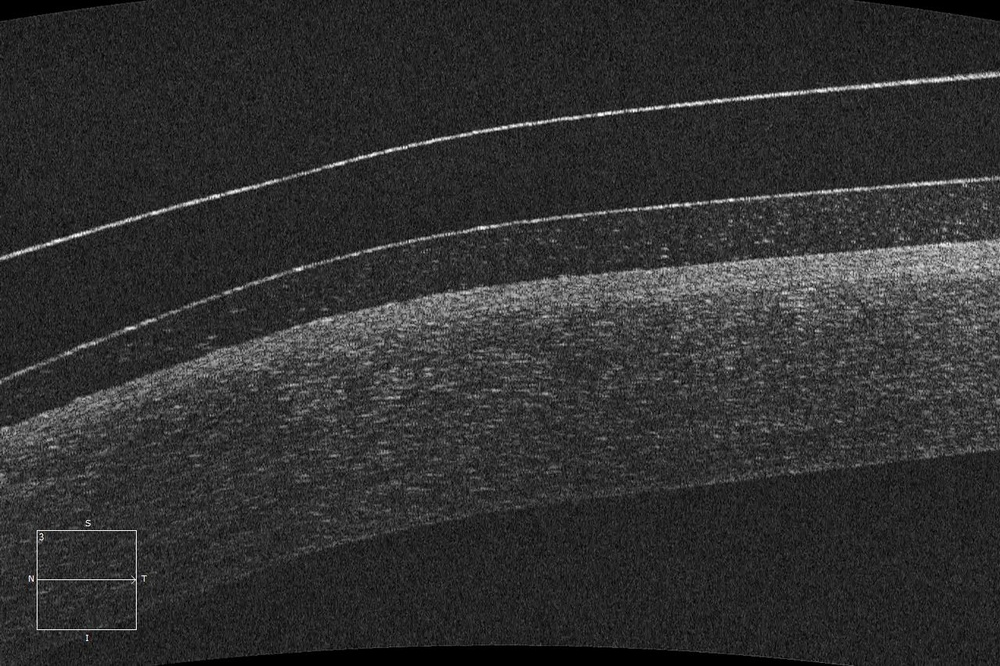
#> input picture Imagenes/im8.jpeg, 1000 x 666 px, shrunk from 1280 x 853 before the run, found by its file name
$ python p2.py
#> lines starting #> are read from the running program, lines starting #| are printed output that depends on the picture; after the words box and inside, x2 and y2 are one past the last pixel; in counts of white or black regions, pixels touching at a corner belong together
import numpy as np
import cv2 as cv


def processImage(route):
    img = cv.imread(route)
#> img is the input picture: shape (666, 1000, 3); mean B, G, R 48.5, 48.5, 48.5
    grayimg = cv.cvtColor(img, cv.COLOR_BGR2GRAY)
    return grayimg

#-------------------------------------------------------------------------------


def traceLimit(inImage, ratio, isExterLent):
    x = 0
    y = 10
    lines = []
    cont = 0
    while x < len(inImage[0]):
        while y < len(inImage)-3:

            if (inImage[y, x] == 255 and cont == 0):
                if (isExterLent):
                    aux = y
                    cont += 1
                    val = [x,y]
                    y += 20
                    continue
                else:
                    y += 20

                cont += 1

            if (inImage[y, x] == 255 and cont == 1):
                if (not isExterLent):
                    aux = y
                    cont += 1
                    val = [x,y]
                    y += 20
                    continue
                else:
                    y += 20

                cont += 1

            if (inImage[y, x] == 255 and cont == 2):
                val.append(y-aux)
                lines.append(val)
                val = 0
                cont = 0
                y = 20
                break

            y += 1

        y = 20
        x += ratio

    return lines


#-------------------------------------------------------------------------------


def printValues(values1, values2):
    val1 = []
    val2 = []

    for x in values1:
        val1.append(x[2])
    for y in values2:
        val2.append(y[2])

    print("Forma de las listas: [[valor x, valor y, distancia hasta cornea]]\n"
          "Valores obtenidos para la medición lente externa-cornea:\n")
    for h in values1:
        print(h)
    print("\nMedia para lente externa-cornea:",round(np.mean(val1),2))
    print("Mediana para lente externa-cornea:", np.median(val1))
    print("Desviación típica entre mediciones:", round(np.std(val1),2))
    print("\n\n#-------------------------------------------------------------")
    print("\n\nValores obtenidos para la medición lente interna-cornea:\n")
    for h in values2:
        print(h)
    print("\nMedia para lente interna-cornea:",round(np.mean(val2),2))
    print("Mediana para lente interna-cornea:", np.median(val2))
    print("Desviación típica entre mediciones:", round(np.std(val2),2))


#-------------------------------------------------------------------------------

def paintLines(colorImage, list, isExterLent):                   #Lista de la forma: [valor x, valor y, distancia de la linea]
    medianValues = []

    for h in list:
        medianValues.append(h[2])
    median = np.median(medianValues)

    for x in list:


        if (x[2]<median*0.9):
                if (isExterLent):
                    outImage[x[1]:x[1]+x[2],x[0]] = (255,0,0)
                else:
                    outImage[x[1]:x[1]+x[2],x[0]] = (200,0,0)

        elif (x[2]>median*1.1):
            if (isExterLent):
                outImage[x[1]:x[1]+x[2],x[0]] = (0,0,255)
            else:
                outImage[x[1]:x[1]+x[2],x[0]] = (0,0,200)

        else:
            if (isExterLent):
                outImage[x[1]:x[1]+x[2],x[0]] = (0,255,0)
            else:
                outImage[x[1]:x[1]+x[2],x[0]] = (0,200,0)

    return colorImage


#-------------------------------------------------------------------------------


route = r"/home/alex/Escritorio/VA-P2/Imagenes/im8.jpeg"
inImage = processImage(route)


#Parte 1: Limpieza de imagen

kernel = np.array([[1]*50]*50)


outImage = cv.GaussianBlur(inImage, (7,7), cv.BORDER_DEFAULT)
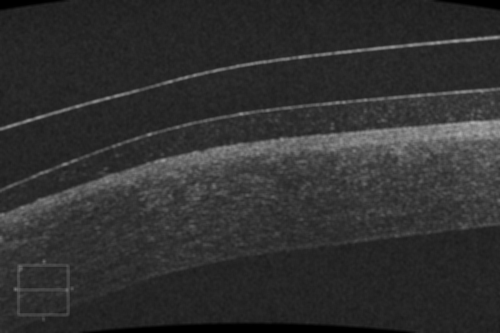
#> outImage: shape (666, 1000) (shown at 1/2 size); min 0, max 175, mean 48.5
outImage = cv.medianBlur(outImage, 9)
outImage = cv.morphologyEx(outImage, cv.MORPH_CLOSE, kernel)
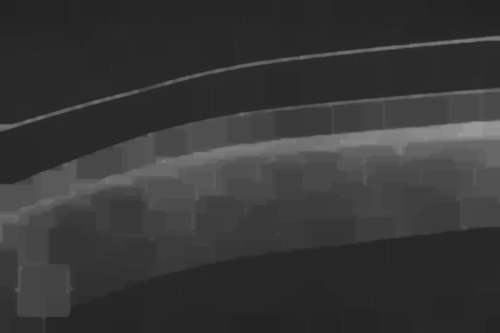
#> outImage: shape (666, 1000) (shown at 1/2 size); min 35, max 159, mean 55.4
outImage = cv.Canny(outImage,60, 130, 3)
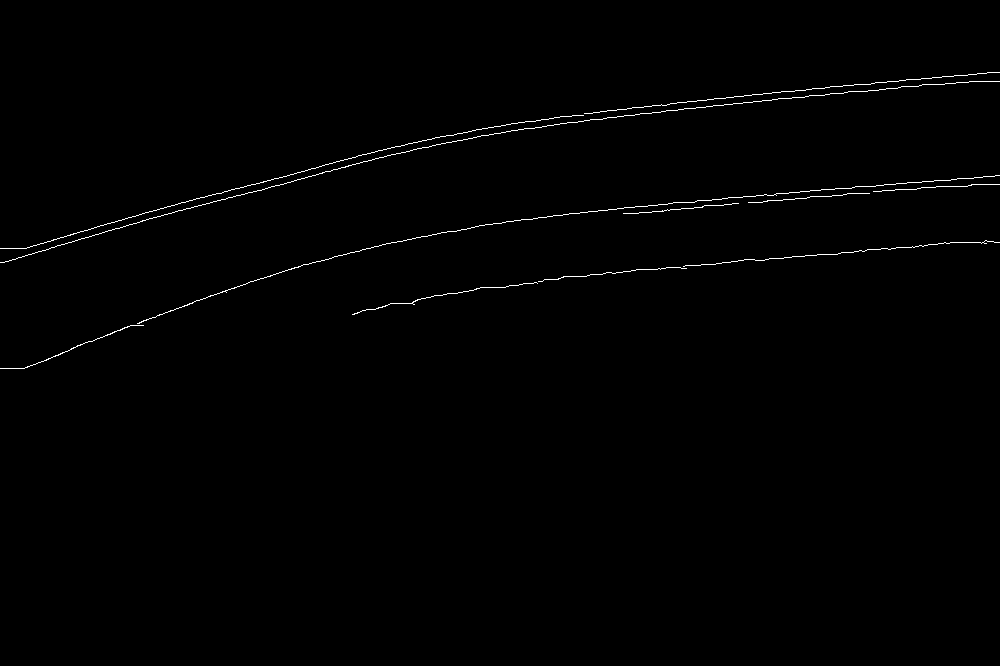
#> outImage: shape (666, 1000); 0.61% white in thin lines or dots, all inside (x1, y1, x2, y2) = (0, 72, 1000, 369)


#Parte 2: Obtención de datos

lines1 = traceLimit(outImage, 10, True)
#> the loop in traceLimit, `while x < len(inImage[0]):` made 100 passes
#> x on passes 1 to 8: 10, 20, 30, 40, 50, 60, 70, 80
#> after the loop in traceLimit, `while x < len(inImage[0]):`: cont = 0; lines = 82 items, first 6: [0, 248, 0], [20, 248, -2], [40, 243, -2], [60, 237, -3], [80, 231, -2], [100, 225, -2]; x = 1000
#> lines1 has the same summary as lines in traceLimit
lines2 = traceLimit(outImage, 5, False)
#> the loop in traceLimit (call 2), `while x < len(inImage[0]):` made 200 passes
#> x on passes 1 to 3: 5, 10, 15
#> lines2 = 164 items, first 6: [0, 368, -120], [10, 368, -120], [20, 368, -120], [30, 365, -120], [40, 362, -120], [50, 358, -119]
printValues(lines1,lines2)
#> the loop in printValues, `for x in values1:` made 82 passes
#> after the loop in printValues, `for x in values1:`: val1 = 82 values, max 169 at index 80, min -3 at index 3, mean 126.9
#> the loop in printValues, `for y in values2:` made 164 passes
#> after the loop in printValues, `for y in values2:`: val2 = 164 values, max 67 at index 163, min -120 at index 0, mean 26.27
#> the loop in printValues, `for h in values1:` made 82 passes
#> (printed output is left out)
#| Media para lente externa-cornea: 126.85
#| Mediana para lente externa-cornea: 162.0
#| Desviación típica entre mediciones: 68.59
#> the loop in printValues, `for h in values2:` made 164 passes
#> (printed output is left out)
#| Media para lente interna-cornea: 26.27
#| Mediana para lente interna-cornea: 63.0
#| Desviación típica entre mediciones: 70.45


#Parte 3: Visualización gráfica

outImage =  cv.cvtColor(outImage, cv.COLOR_GRAY2BGR)
outImage = paintLines(outImage, lines1, True)
#> the loop in paintLines, `for h in list:` made 82 passes
#> after the loop in paintLines, `for h in list:`: medianValues has the same summary as val1 in printValues
#> in paintLines, `median = np.median(medianValues)`: median = 162
#> the loop in paintLines, `for x in list:  ` made 82 passes
#> after the loop in paintLines, `for x in list:`:
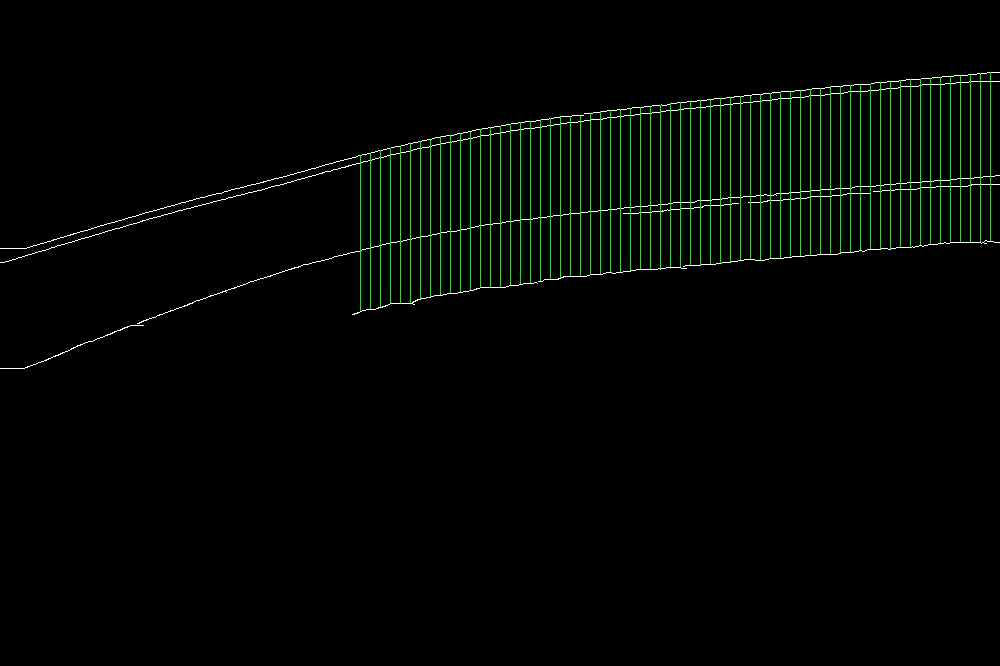
#> outImage: shape (666, 1000, 3); mean B, G, R 1.5, 5.5, 1.5
outImage = paintLines(outImage, lines2, False)
#> call 2 of paintLines, with isExterLent = False
#> the loop in paintLines (call 2), `for h in list:` made 164 passes
#> after the loop in paintLines (call 2), `for h in list:`: medianValues has the same summary as val2 in printValues
#> in paintLines (call 2), `median = np.median(medianValues)`: median = 63
#> the loop in paintLines (call 2), `for x in list:  ` made 164 passes
#> after the loop in paintLines (call 2), `for x in list:`:
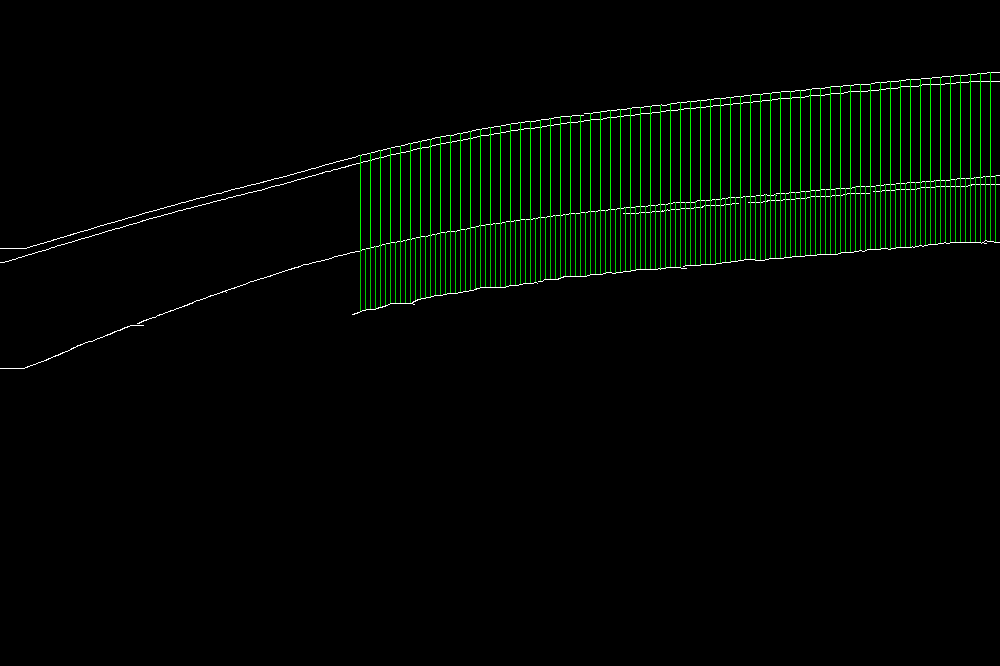
#> outImage: shape (666, 1000, 3); 1.22% of pixels changed, all inside (x1, y1, x2, y2) = (360, 175, 996, 311)


cv.imshow("Salida", outImage)
cv.waitKey(0)


#Cosas que faltan:

    #Encontrar los mejores parámetros para las funciones de procesado: Los de ahora
    #no están mal, pero en algunos casos borran la parte inferior de la córnea -> ¿Importante?

$ run again, with Imagenes/im1.jpeg copied over Imagenes/im8.jpeg
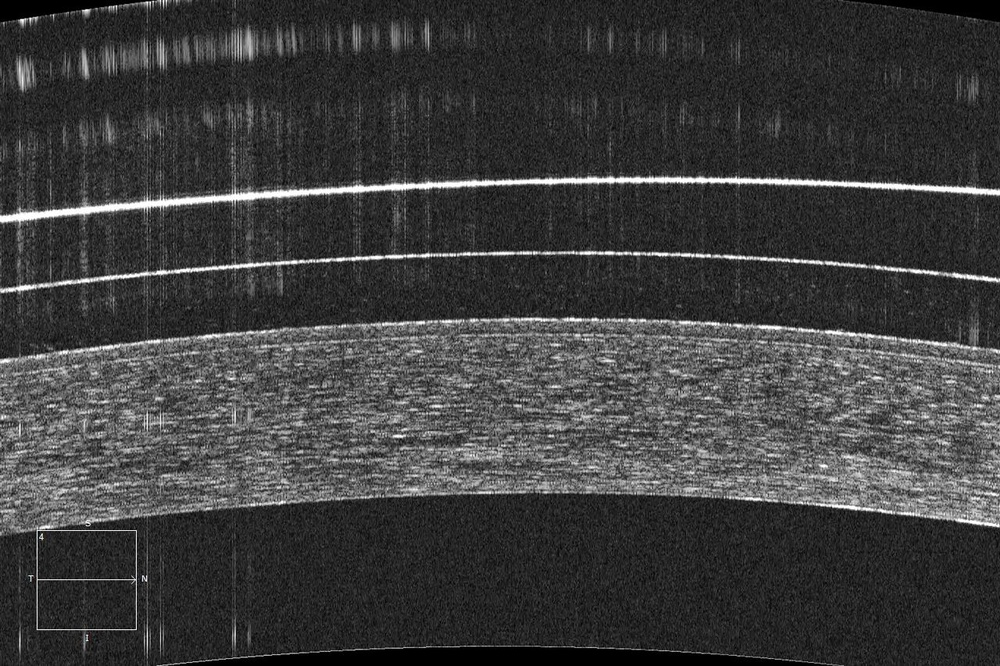
#> input picture Imagenes/im1.jpeg, 1000 x 666 px, shrunk from 1280 x 853 before the run, found by its file name
#> in processImage, img is the input picture: shape (666, 1000, 3); mean B, G, R 61.4, 61.4, 61.4
#> the loop in traceLimit, `while x < len(inImage[0]):` made 100 passes
#> x on passes 1 to 8: 10, 20, 30, 40, 50, 60, 70, 80
#> after the loop in traceLimit, `while x < len(inImage[0]):`: cont = 0; lines = 100 items, first 6: [0, 212, 144], [10, 212, 144], [20, 212, 144], [30, 212, 143], [40, 211, 143], [50, 210, 145]; x = 1000
#> lines1 has the same summary as lines in traceLimit
#> the loop in traceLimit (call 2), `while x < len(inImage[0]):` made 200 passes
#> x on passes 1 to 3: 5, 10, 15
#> lines2 = 200 items, first 6: [0, 285, 71], [5, 285, 71], [10, 285, 71], [15, 285, 71], [20, 285, 71], [25, 285, 71]
#> the loop in printValues, `for x in values1:` made 100 passes
#> after the loop in printValues, `for x in values1:`: val1 = 100 values, max 233 at index 25, min 137 at index 33, mean 144.5
#> the loop in printValues, `for y in values2:` made 200 passes
#> after the loop in printValues, `for y in values2:`: val2 = 200 values, max 73 at index 10, min 25 at index 33, mean 68.5
#> the loop in printValues, `for h in values1:` made 100 passes
#> (printed output is left out)
#| Media para lente externa-cornea: 144.48
#| Mediana para lente externa-cornea: 141.0
#| Desviación típica entre mediciones: 12.38
#> the loop in printValues, `for h in values2:` made 200 passes
#> (printed output is left out)
#| Media para lente interna-cornea: 68.5
#| Mediana para lente interna-cornea: 69.0
#| Desviación típica entre mediciones: 3.41
#> the loop in paintLines, `for h in list:` made 100 passes
#> after the loop in paintLines, `for h in list:`: medianValues has the same summary as val1 in printValues
#> median = 141
#> the loop in paintLines, `for x in list:  ` made 100 passes
#> after the loop in paintLines, `for x in list:`:
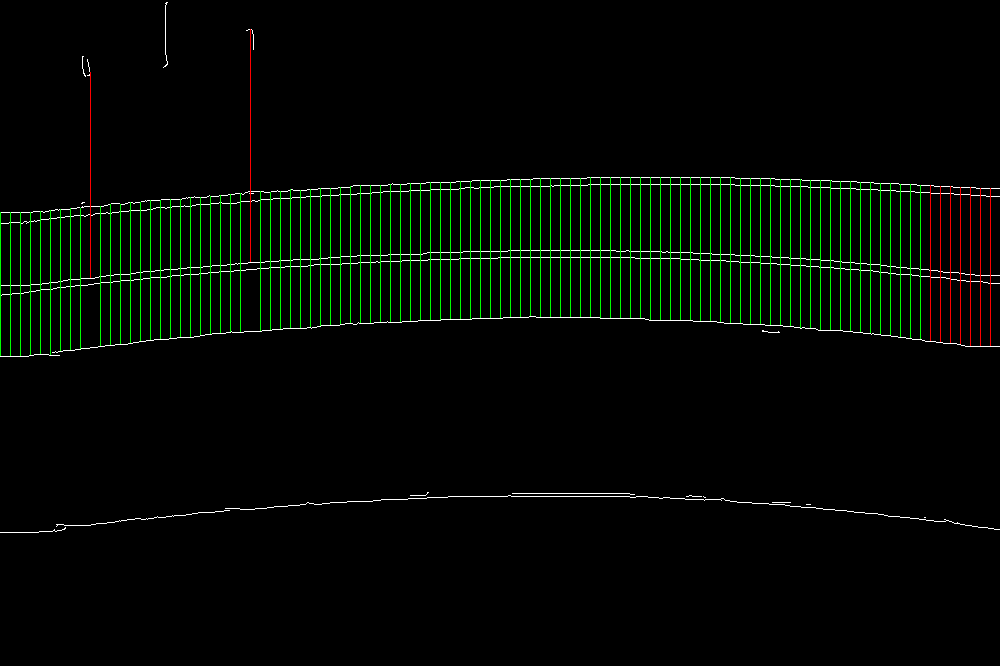
#> outImage: shape (666, 1000, 3); mean B, G, R 2.3, 7.2, 2.9
#> the loop in paintLines (call 2), `for h in list:` made 200 passes
#> after the loop in paintLines (call 2), `for h in list:`: medianValues has the same summary as val2 in printValues
#> median = 69
#> the loop in paintLines (call 2), `for x in list:  ` made 200 passes
#> after the loop in paintLines (call 2), `for x in list:`:
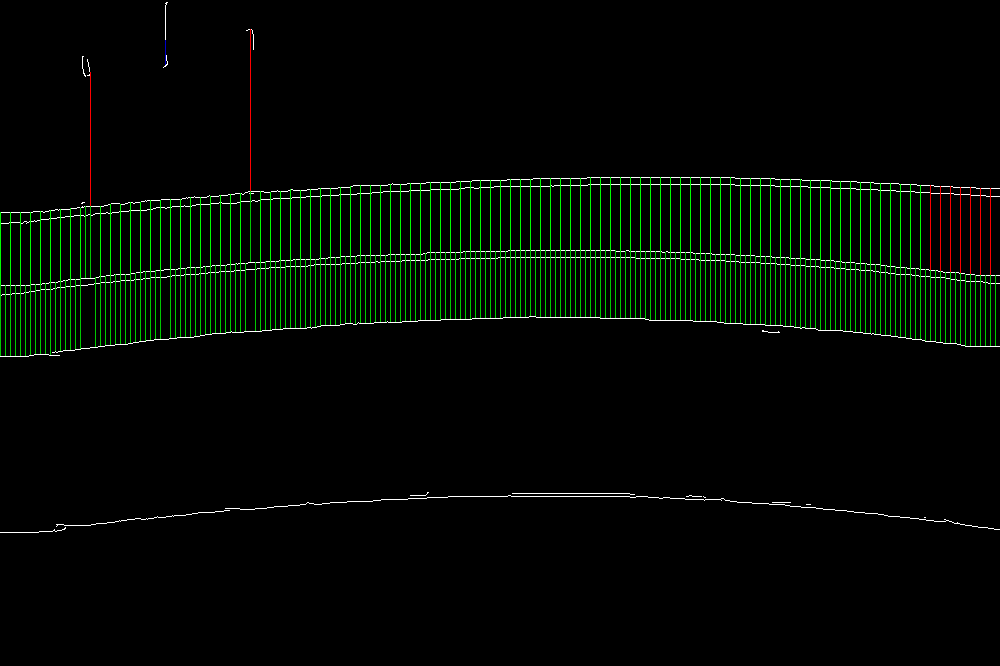
#> outImage: shape (666, 1000, 3); 2.06% of pixels changed, all inside (x1, y1, x2, y2) = (0, 40, 996, 356)
